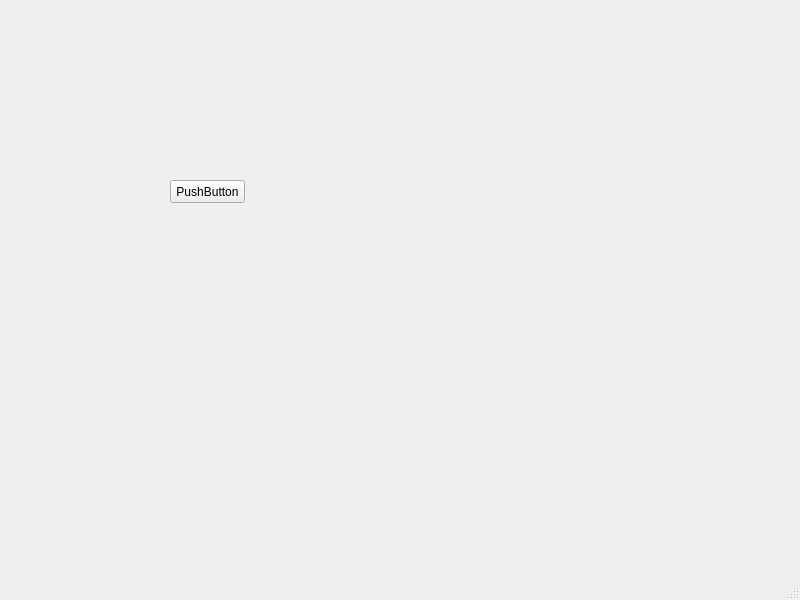
<?xml version="1.0" encoding="UTF-8"?>
<ui version="4.0">
 <class>MainWindow</class>
 <widget class="QMainWindow" name="MainWindow">
  <property name="geometry">
   <rect>
    <x>0</x>
    <y>0</y>
    <width>800</width>
    <height>600</height>
   </rect>
  </property>
  <property name="windowTitle">
   <string>MainWindow</string>
  </property>
  <widget class="QWidget" name="centralwidget">
   <widget class="QPushButton" name="pushButton">
    <property name="geometry">
     <rect>
      <x>170</x>
      <y>180</y>
      <width>75</width>
      <height>23</height>
     </rect>
    </property>
    <property name="statusTip">
     <string>welcom</string>
    </property>
    <property name="text">
     <string>PushButton</string>
    </property>
   </widget>
  </widget>
  <widget class="QMenuBar" name="menubar">
   <property name="geometry">
    <rect>
     <x>0</x>
     <y>0</y>
     <width>800</width>
     <height>21</height>
    </rect>
   </property>
  </widget>
  <widget class="QStatusBar" name="statusbar"/>
 </widget>
 <resources/>
 <connections/>
</ui>
